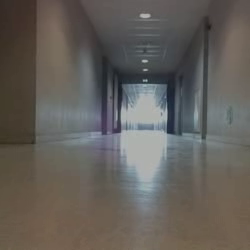
#> input picture frame 261 of recorded_frames/green_segment_20250629_040105.avi, 250 x 250 px
$ python estimate_3d_data_color.py
#> lines starting #> are read from the running program, lines starting #| are printed output that depends on the picture; after the words box and inside, x2 and y2 are one past the last pixel; in counts of white or black regions, pixels touching at a corner belong together
#> in process_video_and_collect_colors, frame is the input picture: shape (250, 250, 3); mean B, G, R 90, 95, 99.1
import cv2
import numpy as np
import pandas as pd
import matplotlib.pyplot as plt
from pathlib import Path


def compute_color_ranges(image: np.ndarray, lower_green=(35, 35, 35), upper_green=(90, 255, 255)):
#> called with lower_green = (35, 35, 35), upper_green = (90, 255, 255)
    hsv = cv2.cvtColor(image, cv2.COLOR_BGR2HSV)
#> hsv: shape (250, 250, 3); mean H, S, V 44.3, 42, 102.7
    mask = cv2.inRange(hsv, np.array(lower_green), np.array(upper_green))
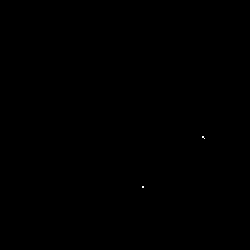
#> mask: shape (250, 250); 0.01% white in thin lines or dots, all inside (x1, y1, x2, y2) = (142, 136, 205, 188)

    rgb_vals = image[mask > 0]
#> rgb_vals = [[69, 70, 59], [74, 75, 64], [63, 64, 53], [67, 68, 57], [75, 76, 65], [169, 169, 145], [169, 169, 145], [170, 170, 146], [173, 173, 149]]
    hsv_vals = hsv[mask > 0]
#> hsv_vals = [[87, 40, 70], [87, 37, 75], [87, 44, 64], [87, 41, 68], [87, 37, 76], [90, 36, 169], [90, 36, 169], [90, 36, 170], [90, 35, 173]]

    return rgb_vals, hsv_vals


def save_to_csv(rgb_vals, hsv_vals, csv_path):
    df = pd.DataFrame({
        'R': rgb_vals[:, 2], 'G': rgb_vals[:, 1], 'B': rgb_vals[:, 0],
        'H': hsv_vals[:, 0], 'S': hsv_vals[:, 1], 'V': hsv_vals[:, 2]
    })
    df.to_csv(csv_path, index=False)


def plot_3d_colors(rgb_vals, hsv_vals):
    fig = plt.figure(figsize=(12, 6))

    # RGB plot
    ax_rgb = fig.add_subplot(121, projection='3d')
    ax_rgb.scatter(rgb_vals[:, 2], rgb_vals[:, 1], rgb_vals[:, 0], c=rgb_vals / 255.0, s=1)
    ax_rgb.set_xlabel('Red')
    ax_rgb.set_ylabel('Green')
    ax_rgb.set_zlabel('Blue')
    ax_rgb.set_title('RGB Color Space')

    # HSV plot
    ax_hsv = fig.add_subplot(122, projection='3d')
    hsv_normalized = hsv_vals.astype(float)
    hsv_normalized[:, 0] /= 179.0
    hsv_normalized[:, 1:] /= 255.0
    rgb_for_hsv = cv2.cvtColor(hsv_vals[np.newaxis], cv2.COLOR_HSV2RGB).squeeze() / 255.0
    ax_hsv.scatter(hsv_vals[:, 0], hsv_vals[:, 1], hsv_vals[:, 2], c=rgb_for_hsv, s=1)
    ax_hsv.set_xlabel('Hue')
    ax_hsv.set_ylabel('Saturation')
    ax_hsv.set_zlabel('Value')
    ax_hsv.set_title('HSV Color Space')

    plt.tight_layout()
    plt.show()


def process_video_and_collect_colors(video_path: Path, csv_path: Path, frame_step: int = 5):
    cap = cv2.VideoCapture(str(video_path))
    all_rgb_vals = []
    all_hsv_vals = []
    frame_idx = 0

    while cap.isOpened():
        ret, frame = cap.read()
        if not ret:
            break

        if frame_idx % frame_step == 0:
            rgb_vals, hsv_vals = compute_color_ranges(frame)

            if len(rgb_vals) > 0:
                all_rgb_vals.append(rgb_vals)
                all_hsv_vals.append(hsv_vals)

            cv2.imshow("Video Frame", frame)
            if cv2.waitKey(1) & 0xFF == ord('q'):
#> (key q is pressed here)
                break

        frame_idx += 1

    cap.release()
    cv2.destroyAllWindows()

    if all_rgb_vals:
        all_rgb_vals = np.vstack(all_rgb_vals)
#> all_rgb_vals has the same summary as rgb_vals in compute_color_ranges
        all_hsv_vals = np.vstack(all_hsv_vals)
#> all_hsv_vals has the same summary as hsv_vals in compute_color_ranges

        save_to_csv(all_rgb_vals, all_hsv_vals, csv_path)
#> in save_to_csv, `df = pd.DataFrame({ 'R': rgb_vals[:, 2], 'G': rgb_vals[:, 1], 'B': rgb..`: df = table of 9 rows and 6 columns
        plot_3d_colors(all_rgb_vals, all_hsv_vals)
#> in plot_3d_colors, `hsv_normalized = hsv_vals.astype(float)`: hsv_normalized has the same summary as hsv_vals in compute_color_ranges
#> in plot_3d_colors, `rgb_for_hsv = cv2.cvtColor(hsv_vals[np.newaxis], cv2.COLOR_HSV2RGB).sq..`: rgb_for_hsv = [[0.231, 0.275, 0.271], [0.251, 0.294, 0.29], [0.208, 0.251, 0.247], [0.224, 0.267, 0.263], [0.255, 0.298, 0.294], [0.569, 0.663, 0.663], [0.569, 0.663, 0.663], [0.573, 0.667, 0.667], [0.584, 0.678, 0.678]]
#> in plot_3d_colors, `plt.show()`:
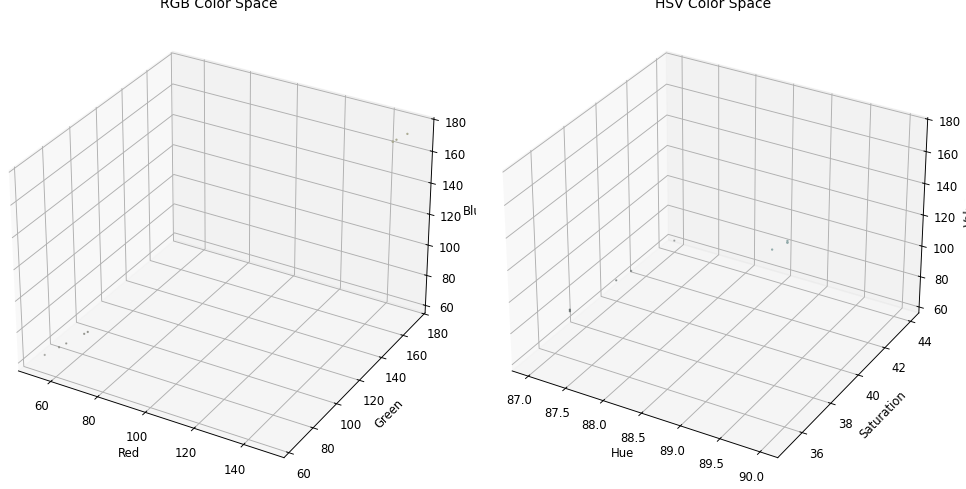
#> figure drawn by matplotlib, 2 panels
    else:
        print("No green pixels detected in the video.")


# Example usage
if __name__ == "__main__":
    video_path = Path("./recorded_frames/green_segment_20250629_040105.avi")  # Replace with your actual path
    csv_output_path = Path("green_pixels.csv")

    process_video_and_collect_colors(video_path, csv_output_path)

$ run again, starting later in the video
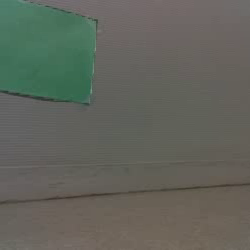
#> input picture frame 2089 of recorded_frames/green_segment_20250629_040105.avi, 250 x 250 px
#> in process_video_and_collect_colors, frame is the input picture: shape (250, 250, 3); mean B, G, R 91.2, 99.6, 97
#> hsv: shape (250, 250, 3); mean H, S, V 29.1, 36.3, 103.3
#> in compute_color_ranges, `mask = cv2.inRange(hsv, np.array(lower_green), np.array(upper_green))`:
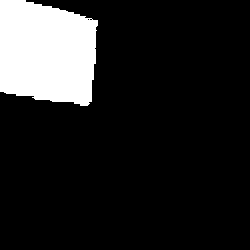
#> mask: shape (250, 250); 14% white; 1 white region, box (x1, y1, x2, y2) and area: (0, 0, 98, 106) 8756
#> df = table of 8756 rows and 6 columns
#> in plot_3d_colors, `plt.show()`:
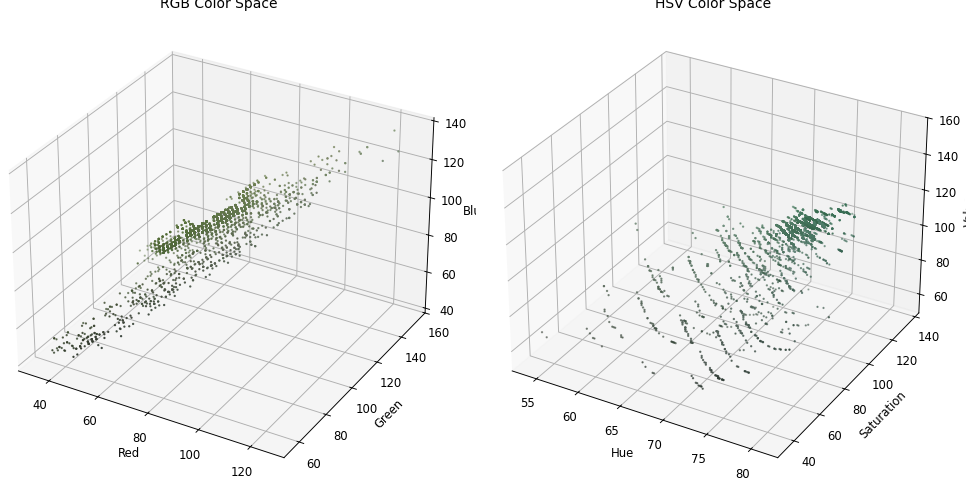
#> figure drawn by matplotlib, 2 panels
